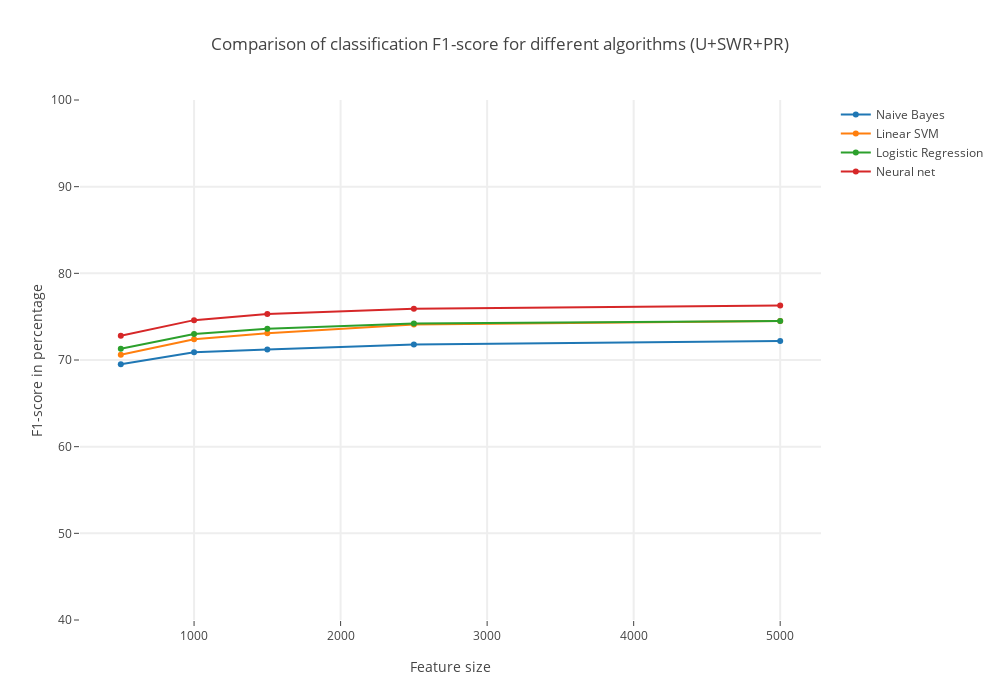

Notebook source saved alongside this figure:
### Code cell
## PLOT THE F1-SCORE
# Create traces
trace0 = Scatter(
    y = [nbdict['500'][2]*100, nbdict['1000'][3]*100, nbdict['1500'][3]*100, nbdict['2500'][3]*100, nbdict['5000'][3]*100],
    x = [500,1000,1500,2500,5000],
    mode = 'lines+markers',
    name = 'Naive Bayes'
)
trace1 = Scatter(
    x = [500,1000,1500,2500,5000],
    y = [svmdict['500'][3]*100, svmdict['1000'][3]*100, svmdict['1500'][3]*100, svmdict['2500'][3]*100, svmdict['5000'][3]*100],
    mode = 'lines+markers',
    name = 'Linear SVM'
)
trace2 = Scatter(
    x = [500,1000,1500,2500,5000],
    y = [lrdict['500'][3]*100, lrdict['1000'][3]*100, lrdict['1500'][3]*100, lrdict['2500'][3]*100, lrdict['5000'][3]*100],
    mode = 'lines+markers',
    name = 'Logistic Regression'
)
trace3 = Scatter(
    x = [500,1000,1500,2500,5000],
    y = [mlpdict['500'][3]*100, mlpdict['1000'][3]*100, mlpdict['1500'][3]*100, mlpdict['2500'][3]*100, mlpdict['5000'][3]*100],
    mode = 'lines+markers',
    name = 'Neural net'
)

layout = Layout(
    title= 'Comparison of classification F1-score for different algorithms (U+SWR+PR)',
    hovermode= 'closest',
    autosize=False,
    width=1000,
    height=700,
    xaxis= dict(
        title= 'Feature size',
        ticklen= 5,
        zeroline= False,
        gridwidth= 2,
    ),
    yaxis=dict(
        title= 'F1-score in percentage',
        ticklen= 5,
        range=[40,100],
        gridwidth= 2,
    )
)

data = [trace0,trace1,trace2,trace3]
fig = Figure(data=data, layout=layout)
iplot(fig)

### Figure 1 — Plotly figure (JSON) as saved in the notebook; plotly's stock layout.template omitted (floating-point values rounded to 4 significant figures)
{"data": [{"mode": "lines+markers", "name": "Naive Bayes", "type": "scatter", "x": [500, 1000, 1500, 2500, 5000], "y": [69.5, 70.9, 71.2, 71.8, 72.2]}, {"mode": "lines+markers", "name": "Linear SVM", "type": "scatter", "x": [500, 1000, 1500, 2500, 5000], "y": [70.6, 72.4, 73.1, 74.1, 74.5]}, {"mode": "lines+markers", "name": "Logistic Regression", "type": "scatter", "x": [500, 1000, 1500, 2500, 5000], "y": [71.3, 73, 73.6, 74.2, 74.5]}, {"mode": "lines+markers", "name": "Neural net", "type": "scatter", "x": [500, 1000, 1500, 2500, 5000], "y": [72.8, 74.6, 75.3, 75.9, 76.3]}], "layout": {"autosize": false, "height": 700, "hovermode": "closest", "title": "Comparison of classification F1-score for different algorithms (U+SWR+PR)", "width": 1000, "xaxis": {"gridwidth": 2, "ticklen": 5, "title": "Feature size", "zeroline": false}, "yaxis": {"gridwidth": 2, "range": [40, 100], "ticklen": 5, "title": "F1-score in percentage"}}}
